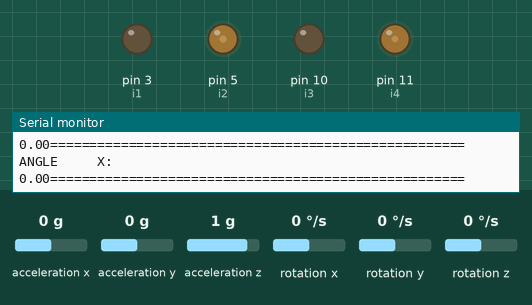
Recording of a sketch running on a simulated Arduino Uno, built with avr-gcc and run on an emulated ATmega328P. Shown: output pins drawn as LEDs (lit = HIGH), the last lines printed to the serial monitor. Inputs (shaded band) come from the test bench; at power-on: acceleration y 0 g, acceleration z 1 g, acceleration x 0 g, rotation x 0 °/s, rotation y 0 °/s, rotation z 0 °/s.

Above: at 3.2 s.
3.3 s: acceleration y set to -1.4 g
At 4.5 s:
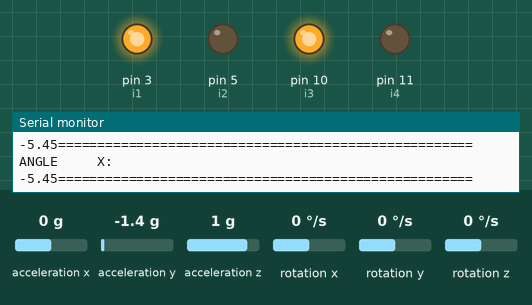
4.8 s: acceleration y set to 0.8 g
At 5.8 s:
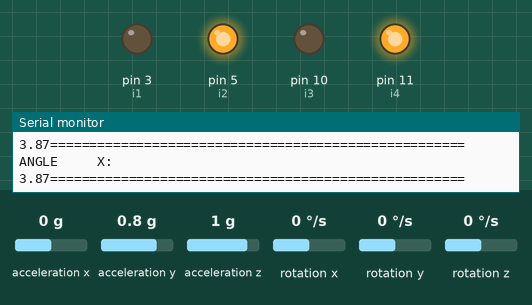
6.3 s: acceleration y set to -0.1 g
At 6.9 s:
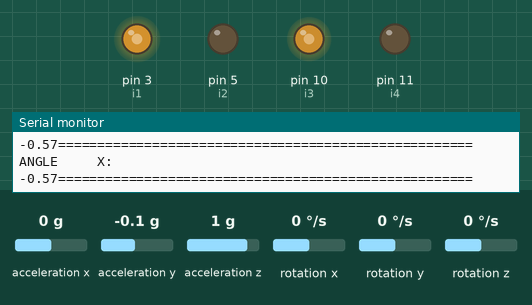
7.8 s: acceleration z set to 0 g
At 8.1 s:
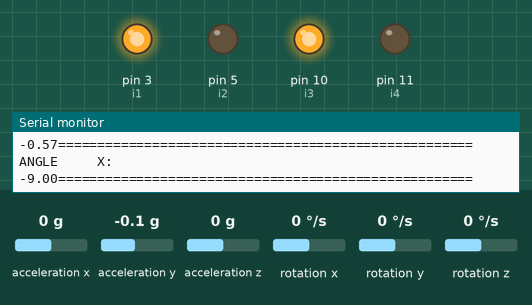
9.3 s: acceleration x set to -1.4 g
At 10.4 s:
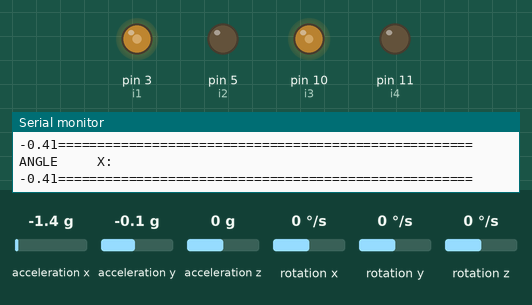
10.8 s: acceleration x set to -0.8 g
At 11.5 s:
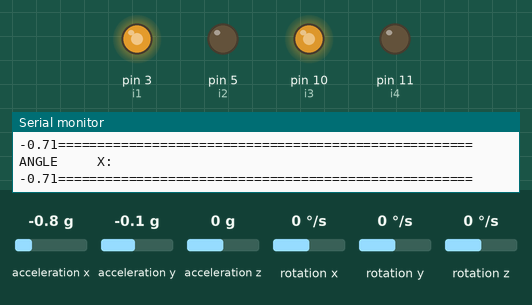
Timing chart, 0 to 13.3 s (numbered marks = the images above; inputs shaded):
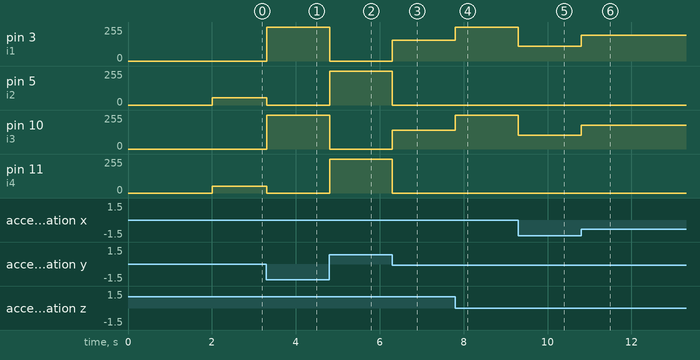

The sketch:

GyroscopeRobot.ino
```cpp
// (licence header left out)
#include "Wire.h"
#include <MPU6050_light.h>

MPU6050 mpu(Wire);
int i1 = 3;
int i2 = 5;
int i3 = 10;
int i4 = 11;
long timer = 0;

float kP = 25.0;
float kI = 0;
float kD = 0;
float wantedAngle = 0 ;
float lowestGyro = 100;

float integral = 0.0;
float error = 0.0;
float startTarget = 0.0;
float derivative = 0.0;
float prevError = 0.0;
int result = 0;
float start = 0.0;


void setup() {
  Serial.begin(9600);
  Wire.begin();
  pinMode(i1, OUTPUT);
  pinMode(i2, OUTPUT);
  pinMode(i3, OUTPUT);
  pinMode(i4, OUTPUT);

  byte status = mpu.begin();
  Serial.print(F("MPU6050 status: "));
  Serial.println(status);
  while(status!=0){ } // stop everything if could not connect to MPU6050

  Serial.println(F("Calculating offsets, do not move MPU6050"));
  delay(1000);
  mpu.calcOffsets(true,true); // gyro and accelero
  Serial.println("Done!\n");

}

void loop() {
  mpu.update();
  float gyroFeedback = mpu.getGyroX() * 0; // Adjust scale if needed
  wantedAngle += gyroFeedback;
  wantedAngle = constrain(wantedAngle, -5.0, 5.0);
  error = wantedAngle - mpu.getAngleX();
  integral = integral + (error * 0.25);
  integral = constrain(integral, -50, 50);

  derivative = error - prevError;
  prevError = error;
  float pidOutput = (error * kP) + (integral * kI) + (derivative * kD);

  result = constrain(abs(pidOutput), 50, 255);  // Minimum speed is 50
  int badResult = constrain(result *1.1, 50, 255);
  float smoothedAngleX = 0.9 * smoothedAngleX + 0.1 * mpu.getAngleX();
  if (abs(smoothedAngleX) < 0.1) {
    smoothedAngleX = 0; // Treat small changes as 0
  }
  if (smoothedAngleX >= 0) {
    analogWrite(i1, 0);
    analogWrite(i2, badResult);
    analogWrite(i3, 0);
    analogWrite(i4, result);
  } else {
    analogWrite(i1, badResult);
    analogWrite(i2, 0);
    analogWrite(i3, result);
    analogWrite(i4, 0);
  }

  if(millis() - timer > 300){ // print data every second


    Serial.println(F("ANGLE     X: "));Serial.print(smoothedAngleX);

    Serial.println(F("=====================================================\n"));
    timer = millis();
  }

}
```

Measured:
- after the input at 3.3 s, pin 3 (i1), pin 10 (i3): 0/255 → 255/255 at once; pin 5 (i2): 55/255 → 0/255 at once; pin 11 (i4): 50/255 → 0/255 at once
- after the input at 4.8 s, pin 3 (i1), pin 10 (i3): 255/255 → 0/255 at once; pin 5 (i2), pin 11 (i4): 0/255 → 255/255 at once
- after the input at 6.3 s, pin 3 (i1): 0/255 → 156/255 at once; pin 5 (i2), pin 11 (i4): 255/255 → 0/255 at once; pin 10 (i3): 0/255 → 142/255 at once
- after the input at 7.8 s, pin 3 (i1): 156/255 → 255/255 at once; pin 10 (i3): 142/255 → 255/255 at once
- after the input at 9.3 s, pin 3 (i1): 255/255 → 112/255 at once; pin 10 (i3): 255/255 → 102/255 at once
- after the input at 10.8 s, pin 3 (i1): 112/255 → 195/255 at once; pin 10 (i3): 102/255 → 178/255 at once
